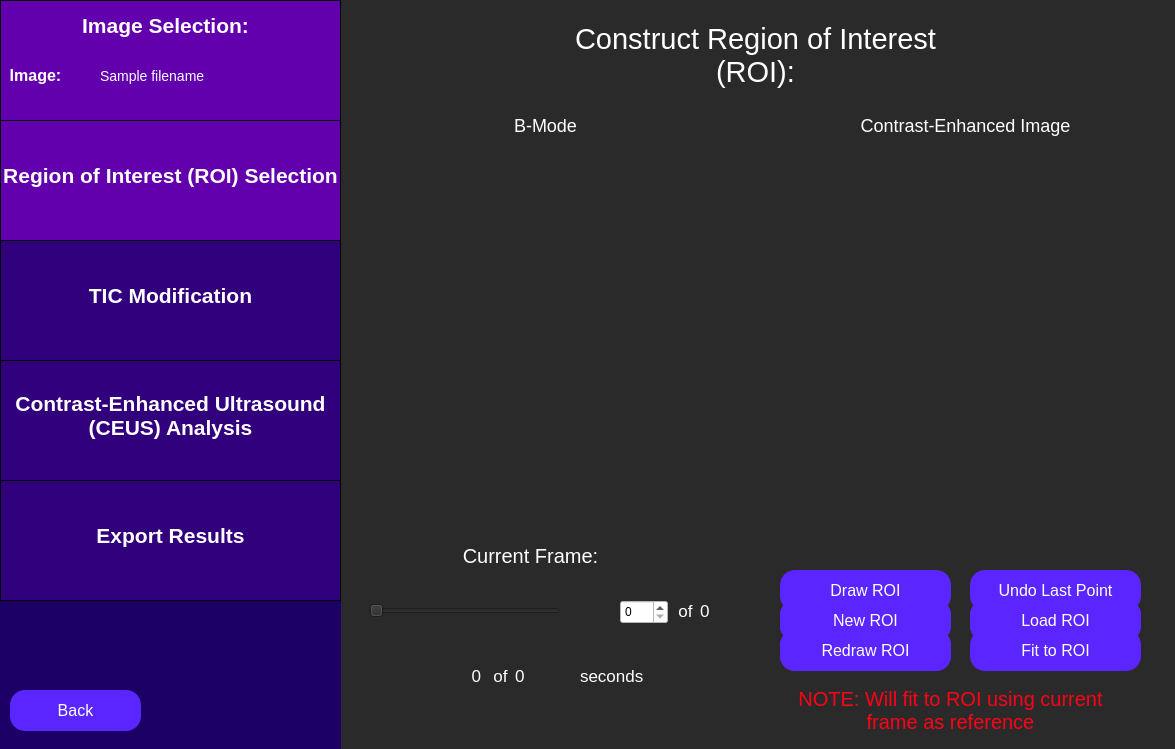
<?xml version="1.0" encoding="UTF-8"?>
<ui version="4.0">
 <class>constructRoi</class>
 <widget class="QWidget" name="constructRoi">
  <property name="geometry">
   <rect>
    <x>0</x>
    <y>0</y>
    <width>1175</width>
    <height>749</height>
   </rect>
  </property>
  <property name="windowTitle">
   <string>Select Region of Interest</string>
  </property>
  <property name="styleSheet">
   <string notr="true">QWidget {
	background: rgb(42, 42, 42);
}</string>
  </property>
  <widget class="QLabel" name="axialPlaneLabel">
   <property name="geometry">
    <rect>
     <x>410</x>
     <y>100</y>
     <width>271</width>
     <height>51</height>
    </rect>
   </property>
   <property name="styleSheet">
    <string notr="true">QLabel {
	font-size: 18px;
	color: rgb(255, 255, 255);
	background-color: rgba(255, 255, 255, 0);
}</string>
   </property>
   <property name="text">
    <string>B-Mode</string>
   </property>
   <property name="alignment">
    <set>Qt::AlignCenter</set>
   </property>
   <property name="textInteractionFlags">
    <set>Qt::NoTextInteraction</set>
   </property>
  </widget>
  <widget class="QLabel" name="sagittalPlaneLabel">
   <property name="geometry">
    <rect>
     <x>830</x>
     <y>100</y>
     <width>271</width>
     <height>51</height>
    </rect>
   </property>
   <property name="styleSheet">
    <string notr="true">QLabel {
	font-size: 18px;
	color: rgb(255, 255, 255);
	background-color: rgba(255, 255, 255, 0);
}</string>
   </property>
   <property name="text">
    <string>Contrast-Enhanced Image</string>
   </property>
   <property name="alignment">
    <set>Qt::AlignCenter</set>
   </property>
   <property name="textInteractionFlags">
    <set>Qt::NoTextInteraction</set>
   </property>
  </widget>
  <widget class="QLabel" name="curSliceLabel">
   <property name="geometry">
    <rect>
     <x>350</x>
     <y>530</y>
     <width>361</width>
     <height>51</height>
    </rect>
   </property>
   <property name="styleSheet">
    <string notr="true">QLabel {
	font-size: 20px;
	color: rgb(255, 255, 255);
	background-color: rgba(255, 255, 255, 0);
}</string>
   </property>
   <property name="text">
    <string>Current Frame:</string>
   </property>
   <property name="textFormat">
    <enum>Qt::AutoText</enum>
   </property>
   <property name="scaledContents">
    <bool>false</bool>
   </property>
   <property name="alignment">
    <set>Qt::AlignCenter</set>
   </property>
   <property name="wordWrap">
    <bool>true</bool>
   </property>
  </widget>
  <widget class="QSlider" name="curSliceSlider">
   <property name="geometry">
    <rect>
     <x>369</x>
     <y>590</y>
     <width>191</width>
     <height>41</height>
    </rect>
   </property>
   <property name="orientation">
    <enum>Qt::Horizontal</enum>
   </property>
  </widget>
  <widget class="QLabel" name="curSliceOfLabel">
   <property name="geometry">
    <rect>
     <x>665</x>
     <y>595</y>
     <width>41</width>
     <height>31</height>
    </rect>
   </property>
   <property name="styleSheet">
    <string notr="true">QLabel {
	font-size: 17px;
	color: rgb(255, 255, 255);
	background-color: rgba(255, 255, 255, 0);
}</string>
   </property>
   <property name="text">
    <string>of</string>
   </property>
   <property name="alignment">
    <set>Qt::AlignCenter</set>
   </property>
   <property name="textInteractionFlags">
    <set>Qt::NoTextInteraction</set>
   </property>
  </widget>
  <widget class="QLabel" name="curSliceTotal">
   <property name="geometry">
    <rect>
     <x>700</x>
     <y>595</y>
     <width>61</width>
     <height>31</height>
    </rect>
   </property>
   <property name="styleSheet">
    <string notr="true">QLabel {
	font-size: 17px;
	color: rgb(255, 255, 255);
	background-color: rgba(255, 255, 255, 0);
}</string>
   </property>
   <property name="text">
    <string>0</string>
   </property>
   <property name="alignment">
    <set>Qt::AlignLeading|Qt::AlignLeft|Qt::AlignVCenter</set>
   </property>
   <property name="textInteractionFlags">
    <set>Qt::NoTextInteraction</set>
   </property>
  </widget>
  <widget class="QWidget" name="sidebar" native="true">
   <property name="geometry">
    <rect>
     <x>0</x>
     <y>0</y>
     <width>341</width>
     <height>751</height>
    </rect>
   </property>
   <property name="toolTip">
    <string>&lt;html&gt;&lt;head/&gt;&lt;body&gt;&lt;p&gt;&lt;br/&gt;&lt;/p&gt;&lt;/body&gt;&lt;/html&gt;</string>
   </property>
   <property name="styleSheet">
    <string notr="true">QWidget {
	background-color: rgb(28, 0, 101);
}</string>
   </property>
   <widget class="QFrame" name="imageSelectionSidebar">
    <property name="geometry">
     <rect>
      <x>0</x>
      <y>0</y>
      <width>341</width>
      <height>121</height>
     </rect>
    </property>
    <property name="styleSheet">
     <string notr="true">QFrame {
	background-color: rgb(99, 0, 174);
	border: 1px solid black;
}</string>
    </property>
    <property name="frameShape">
     <enum>QFrame::StyledPanel</enum>
    </property>
    <property name="frameShadow">
     <enum>QFrame::Raised</enum>
    </property>
    <widget class="QLabel" name="imageSelectionLabelSidebar">
     <property name="geometry">
      <rect>
       <x>70</x>
       <y>0</y>
       <width>191</width>
       <height>51</height>
      </rect>
     </property>
     <property name="styleSheet">
      <string notr="true">QLabel {
	font-size: 21px;
	color: rgb(255, 255, 255);
	background-color: rgba(255, 255, 255, 0);
	border: 0px;
	font-weight: bold;
}</string>
     </property>
     <property name="text">
      <string>Image Selection:</string>
     </property>
     <property name="alignment">
      <set>Qt::AlignCenter</set>
     </property>
    </widget>
    <widget class="QLabel" name="imageLabel">
     <property name="geometry">
      <rect>
       <x>-60</x>
       <y>50</y>
       <width>191</width>
       <height>51</height>
      </rect>
     </property>
     <property name="styleSheet">
      <string notr="true">QLabel {
	font-size: 16px;
	color: rgb(255, 255, 255);
	background-color: rgba(255, 255, 255, 0);
	border: 0px;
	font-weight: bold;
}</string>
     </property>
     <property name="text">
      <string>Image:</string>
     </property>
     <property name="alignment">
      <set>Qt::AlignCenter</set>
     </property>
    </widget>
    <widget class="QLabel" name="imagePathInput">
     <property name="geometry">
      <rect>
       <x>100</x>
       <y>50</y>
       <width>241</width>
       <height>51</height>
      </rect>
     </property>
     <property name="styleSheet">
      <string notr="true">QLabel {
	font-size: 14px;
	color: rgb(255, 255, 255);
	background-color: rgba(255, 255, 255, 0);
	border: 0px;
}</string>
     </property>
     <property name="text">
      <string>Sample filename </string>
     </property>
     <property name="alignment">
      <set>Qt::AlignLeading|Qt::AlignLeft|Qt::AlignVCenter</set>
     </property>
    </widget>
   </widget>
   <widget class="QFrame" name="roiSidebar">
    <property name="geometry">
     <rect>
      <x>0</x>
      <y>120</y>
      <width>341</width>
      <height>121</height>
     </rect>
    </property>
    <property name="styleSheet">
     <string notr="true">QFrame {
	background-color: rgb(99, 0, 174);
	border: 1px solid black;
}</string>
    </property>
    <property name="frameShape">
     <enum>QFrame::StyledPanel</enum>
    </property>
    <property name="frameShadow">
     <enum>QFrame::Raised</enum>
    </property>
    <widget class="QLabel" name="roiSidebarLabel">
     <property name="geometry">
      <rect>
       <x>0</x>
       <y>30</y>
       <width>341</width>
       <height>51</height>
      </rect>
     </property>
     <property name="styleSheet">
      <string notr="true">QLabel {
	font-size: 21px;
	color: rgb(255, 255, 255);
	background-color: rgba(255, 255, 255, 0);
	border: 0px;
	font-weight: bold;
}</string>
     </property>
     <property name="text">
      <string>Region of Interest (ROI) Selection</string>
     </property>
     <property name="alignment">
      <set>Qt::AlignCenter</set>
     </property>
    </widget>
   </widget>
   <widget class="QFrame" name="rfAnalysisSidebar">
    <property name="geometry">
     <rect>
      <x>0</x>
      <y>480</y>
      <width>341</width>
      <height>121</height>
     </rect>
    </property>
    <property name="styleSheet">
     <string notr="true">QFrame {
	background-color:  rgb(49, 0, 124);
	border: 1px solid black;
}</string>
    </property>
    <property name="frameShape">
     <enum>QFrame::StyledPanel</enum>
    </property>
    <property name="frameShadow">
     <enum>QFrame::Raised</enum>
    </property>
    <widget class="QLabel" name="rfAnalysisLabel">
     <property name="geometry">
      <rect>
       <x>0</x>
       <y>30</y>
       <width>341</width>
       <height>51</height>
      </rect>
     </property>
     <property name="styleSheet">
      <string notr="true">QLabel {
	font-size: 21px;
	color: rgb(255, 255, 255);
	background-color: rgba(255, 255, 255, 0);
	border: 0px;
	font-weight: bold;
}</string>
     </property>
     <property name="text">
      <string>Export Results</string>
     </property>
     <property name="alignment">
      <set>Qt::AlignCenter</set>
     </property>
    </widget>
   </widget>
   <widget class="QFrame" name="ticAnalysisSidebar">
    <property name="geometry">
     <rect>
      <x>0</x>
      <y>360</y>
      <width>341</width>
      <height>121</height>
     </rect>
    </property>
    <property name="styleSheet">
     <string notr="true">QFrame {
	background-color:  rgb(49, 0, 124);
	border: 1px solid black;
}</string>
    </property>
    <property name="frameShape">
     <enum>QFrame::StyledPanel</enum>
    </property>
    <property name="frameShadow">
     <enum>QFrame::Raised</enum>
    </property>
    <widget class="QLabel" name="ticAnalysisLabel">
     <property name="geometry">
      <rect>
       <x>0</x>
       <y>30</y>
       <width>341</width>
       <height>51</height>
      </rect>
     </property>
     <property name="styleSheet">
      <string notr="true">QLabel {
	font-size: 21px;
	color: rgb(255, 255, 255);
	background-color: rgba(255, 255, 255, 0);
	border: 0px;
	font-weight: bold;
}</string>
     </property>
     <property name="text">
      <string>Contrast-Enhanced Ultrasound
(CEUS) Analysis</string>
     </property>
     <property name="alignment">
      <set>Qt::AlignCenter</set>
     </property>
    </widget>
   </widget>
  </widget>
  <widget class="QFrame" name="analysisParamsSidebar">
   <property name="geometry">
    <rect>
     <x>0</x>
     <y>240</y>
     <width>341</width>
     <height>121</height>
    </rect>
   </property>
   <property name="styleSheet">
    <string notr="true">QFrame {
	background-color: rgb(49, 0, 124);
	border: 1px solid black;
}</string>
   </property>
   <property name="frameShape">
    <enum>QFrame::StyledPanel</enum>
   </property>
   <property name="frameShadow">
    <enum>QFrame::Raised</enum>
   </property>
   <widget class="QLabel" name="analysisParamsLabel">
    <property name="geometry">
     <rect>
      <x>0</x>
      <y>30</y>
      <width>341</width>
      <height>51</height>
     </rect>
    </property>
    <property name="styleSheet">
     <string notr="true">QLabel {
	font-size: 21px;
	color: rgb(255, 255, 255);
	background-color: rgba(255, 255, 255, 0);
	border: 0px;
	font-weight:bold;
}</string>
    </property>
    <property name="text">
     <string>TIC Modification</string>
    </property>
    <property name="alignment">
     <set>Qt::AlignCenter</set>
    </property>
   </widget>
  </widget>
  <widget class="QLabel" name="bmodePlane">
   <property name="geometry">
    <rect>
     <x>360</x>
     <y>150</y>
     <width>381</width>
     <height>351</height>
    </rect>
   </property>
   <property name="text">
    <string/>
   </property>
  </widget>
  <widget class="QLabel" name="bmodeMaskLayer">
   <property name="geometry">
    <rect>
     <x>360</x>
     <y>150</y>
     <width>381</width>
     <height>351</height>
    </rect>
   </property>
   <property name="styleSheet">
    <string notr="true">QLabel {
	background-color: transparent;
}</string>
   </property>
   <property name="text">
    <string/>
   </property>
  </widget>
  <widget class="QLabel" name="cePlane">
   <property name="geometry">
    <rect>
     <x>770</x>
     <y>150</y>
     <width>381</width>
     <height>351</height>
    </rect>
   </property>
   <property name="text">
    <string/>
   </property>
  </widget>
  <widget class="QLabel" name="mcBmodeDisplayLabel">
   <property name="geometry">
    <rect>
     <x>360</x>
     <y>150</y>
     <width>381</width>
     <height>351</height>
    </rect>
   </property>
   <property name="styleSheet">
    <string notr="true">QLabel {
	background-color: transparent;
}</string>
   </property>
   <property name="text">
    <string/>
   </property>
  </widget>
  <widget class="QLabel" name="ceMaskLayer">
   <property name="geometry">
    <rect>
     <x>770</x>
     <y>150</y>
     <width>381</width>
     <height>351</height>
    </rect>
   </property>
   <property name="styleSheet">
    <string notr="true">QLabel {
	background-color: transparent;
}</string>
   </property>
   <property name="text">
    <string/>
   </property>
  </widget>
  <widget class="QLabel" name="mcCeDisplayLabel">
   <property name="geometry">
    <rect>
     <x>770</x>
     <y>150</y>
     <width>381</width>
     <height>351</height>
    </rect>
   </property>
   <property name="styleSheet">
    <string notr="true">QLabel {
	background-color: transparent;
}</string>
   </property>
   <property name="text">
    <string/>
   </property>
  </widget>
  <widget class="QPushButton" name="backButton">
   <property name="geometry">
    <rect>
     <x>10</x>
     <y>690</y>
     <width>131</width>
     <height>41</height>
    </rect>
   </property>
   <property name="styleSheet">
    <string notr="true">QPushButton {
	color: white;
	font-size: 16px;
	background: rgb(90, 37, 255);
	border-radius: 15px;
}</string>
   </property>
   <property name="text">
    <string>Back</string>
   </property>
  </widget>
  <widget class="QSpinBox" name="curSliceSpinBox">
   <property name="geometry">
    <rect>
     <x>620</x>
     <y>600</y>
     <width>48</width>
     <height>24</height>
    </rect>
   </property>
   <property name="styleSheet">
    <string notr="true">QSpinBox {
	background: white;
	color: black;
}</string>
   </property>
  </widget>
  <widget class="QLabel" name="curSliceOfLabel_2">
   <property name="geometry">
    <rect>
     <x>480</x>
     <y>660</y>
     <width>41</width>
     <height>31</height>
    </rect>
   </property>
   <property name="styleSheet">
    <string notr="true">QLabel {
	font-size: 17px;
	color: rgb(255, 255, 255);
	background-color: rgba(255, 255, 255, 0);
}</string>
   </property>
   <property name="text">
    <string>of</string>
   </property>
   <property name="alignment">
    <set>Qt::AlignCenter</set>
   </property>
   <property name="textInteractionFlags">
    <set>Qt::NoTextInteraction</set>
   </property>
  </widget>
  <widget class="QLabel" name="totalSecondsLabel">
   <property name="geometry">
    <rect>
     <x>515</x>
     <y>660</y>
     <width>61</width>
     <height>31</height>
    </rect>
   </property>
   <property name="styleSheet">
    <string notr="true">QLabel {
	font-size: 17px;
	color: rgb(255, 255, 255);
	background-color: rgba(255, 255, 255, 0);
}</string>
   </property>
   <property name="text">
    <string>0</string>
   </property>
   <property name="alignment">
    <set>Qt::AlignLeading|Qt::AlignLeft|Qt::AlignVCenter</set>
   </property>
   <property name="textInteractionFlags">
    <set>Qt::NoTextInteraction</set>
   </property>
  </widget>
  <widget class="QLabel" name="curSecondLabel">
   <property name="geometry">
    <rect>
     <x>420</x>
     <y>660</y>
     <width>61</width>
     <height>31</height>
    </rect>
   </property>
   <property name="styleSheet">
    <string notr="true">QLabel {
	font-size: 17px;
	color: rgb(255, 255, 255);
	background-color: rgba(255, 255, 255, 0);
}</string>
   </property>
   <property name="text">
    <string>0</string>
   </property>
   <property name="alignment">
    <set>Qt::AlignRight|Qt::AlignTrailing|Qt::AlignVCenter</set>
   </property>
   <property name="textInteractionFlags">
    <set>Qt::NoTextInteraction</set>
   </property>
  </widget>
  <widget class="QLabel" name="secondsLabel">
   <property name="geometry">
    <rect>
     <x>580</x>
     <y>660</y>
     <width>81</width>
     <height>31</height>
    </rect>
   </property>
   <property name="styleSheet">
    <string notr="true">QLabel {
	font-size: 17px;
	color: rgb(255, 255, 255);
	background-color: rgba(255, 255, 255, 0);
}</string>
   </property>
   <property name="text">
    <string>seconds</string>
   </property>
   <property name="alignment">
    <set>Qt::AlignLeading|Qt::AlignLeft|Qt::AlignVCenter</set>
   </property>
   <property name="textInteractionFlags">
    <set>Qt::NoTextInteraction</set>
   </property>
  </widget>
  <widget class="QLabel" name="constructRoiLabel">
   <property name="geometry">
    <rect>
     <x>540</x>
     <y>-10</y>
     <width>431</width>
     <height>131</height>
    </rect>
   </property>
   <property name="styleSheet">
    <string notr="true">QLabel {
	font-size: 29px;
	color: rgb(255, 255, 255);
	background-color: rgba(255, 255, 255, 0);
}</string>
   </property>
   <property name="text">
    <string>Construct Region of Interest (ROI):</string>
   </property>
   <property name="textFormat">
    <enum>Qt::AutoText</enum>
   </property>
   <property name="scaledContents">
    <bool>false</bool>
   </property>
   <property name="alignment">
    <set>Qt::AlignCenter</set>
   </property>
   <property name="wordWrap">
    <bool>true</bool>
   </property>
  </widget>
  <widget class="QPushButton" name="undoLastPtButton">
   <property name="geometry">
    <rect>
     <x>970</x>
     <y>570</y>
     <width>171</width>
     <height>41</height>
    </rect>
   </property>
   <property name="styleSheet">
    <string notr="true">QPushButton {
	color: white;
	font-size: 16px;
	background: rgb(90, 37, 255);
	border-radius: 15px;
}</string>
   </property>
   <property name="text">
    <string>Undo Last Point</string>
   </property>
   <property name="checkable">
    <bool>false</bool>
   </property>
  </widget>
  <widget class="QPushButton" name="closeRoiButton">
   <property name="geometry">
    <rect>
     <x>780</x>
     <y>630</y>
     <width>171</width>
     <height>41</height>
    </rect>
   </property>
   <property name="styleSheet">
    <string notr="true">QPushButton {
	color: white;
	font-size: 16px;
	background: rgb(90, 37, 255);
	border-radius: 15px;
}</string>
   </property>
   <property name="text">
    <string>Close ROI</string>
   </property>
   <property name="checkable">
    <bool>false</bool>
   </property>
  </widget>
  <widget class="QPushButton" name="redrawRoiButton">
   <property name="geometry">
    <rect>
     <x>780</x>
     <y>630</y>
     <width>171</width>
     <height>41</height>
    </rect>
   </property>
   <property name="styleSheet">
    <string notr="true">QPushButton {
	color: white;
	font-size: 16px;
	background: rgb(90, 37, 255);
	border-radius: 15px;
}</string>
   </property>
   <property name="text">
    <string>Redraw ROI</string>
   </property>
   <property name="checkable">
    <bool>false</bool>
   </property>
  </widget>
  <widget class="QPushButton" name="drawRoiButton">
   <property name="geometry">
    <rect>
     <x>780</x>
     <y>570</y>
     <width>171</width>
     <height>41</height>
    </rect>
   </property>
   <property name="styleSheet">
    <string notr="true">QPushButton {
	color: white;
	font-size: 16px;
	background: rgb(90, 37, 255);
	border-radius: 15px;
}
QPushButton:checked {
	color:white; 
	font-size: 16px;
	background: rgb(45, 0, 110);
	border-radius: 15px;
}
</string>
   </property>
   <property name="text">
    <string>Draw ROI</string>
   </property>
   <property name="checkable">
    <bool>true</bool>
   </property>
   <property name="checked">
    <bool>false</bool>
   </property>
  </widget>
  <widget class="QPushButton" name="fitToRoiButton">
   <property name="geometry">
    <rect>
     <x>970</x>
     <y>630</y>
     <width>171</width>
     <height>41</height>
    </rect>
   </property>
   <property name="styleSheet">
    <string notr="true">QPushButton {
	color: white;
	font-size: 16px;
	background: rgb(90, 37, 255);
	border-radius: 15px;
}</string>
   </property>
   <property name="text">
    <string>Fit to ROI</string>
   </property>
   <property name="checkable">
    <bool>false</bool>
   </property>
  </widget>
  <widget class="QPushButton" name="acceptGeneratedRoiButton">
   <property name="geometry">
    <rect>
     <x>970</x>
     <y>600</y>
     <width>171</width>
     <height>41</height>
    </rect>
   </property>
   <property name="styleSheet">
    <string notr="true">QPushButton {
	color: white;
	font-size: 16px;
	background: rgb(90, 37, 255);
	border-radius: 15px;
}</string>
   </property>
   <property name="text">
    <string>Accept Generated ROI</string>
   </property>
   <property name="checkable">
    <bool>true</bool>
   </property>
   <property name="checked">
    <bool>false</bool>
   </property>
  </widget>
  <widget class="QLabel" name="roiFitNoteLabel">
   <property name="geometry">
    <rect>
     <x>780</x>
     <y>690</y>
     <width>341</width>
     <height>41</height>
    </rect>
   </property>
   <property name="styleSheet">
    <string notr="true">QLabel {
	color: rgb(255, 0, 23);
	font-size: 20px;
	background-color: rgba(255, 255, 255, 0);
}</string>
   </property>
   <property name="text">
    <string>NOTE: Will fit to ROI using current
frame as reference</string>
   </property>
   <property name="alignment">
    <set>Qt::AlignCenter</set>
   </property>
  </widget>
  <widget class="QLabel" name="bmodeCoverLabel">
   <property name="geometry">
    <rect>
     <x>360</x>
     <y>150</y>
     <width>381</width>
     <height>351</height>
    </rect>
   </property>
   <property name="styleSheet">
    <string notr="true">QLabel {
	background-color: transparent;
}</string>
   </property>
   <property name="text">
    <string/>
   </property>
  </widget>
  <widget class="QLabel" name="ceCoverLabel">
   <property name="geometry">
    <rect>
     <x>770</x>
     <y>150</y>
     <width>381</width>
     <height>351</height>
    </rect>
   </property>
   <property name="styleSheet">
    <string notr="true">QLabel {
	background-color: transparent;
}</string>
   </property>
   <property name="text">
    <string/>
   </property>
  </widget>
  <widget class="QPushButton" name="undoRoiButton">
   <property name="geometry">
    <rect>
     <x>780</x>
     <y>600</y>
     <width>171</width>
     <height>41</height>
    </rect>
   </property>
   <property name="styleSheet">
    <string notr="true">QPushButton {
	color: white;
	font-size: 16px;
	background: rgb(90, 37, 255);
	border-radius: 15px;
}
</string>
   </property>
   <property name="text">
    <string>Undo</string>
   </property>
   <property name="checkable">
    <bool>true</bool>
   </property>
   <property name="checked">
    <bool>false</bool>
   </property>
  </widget>
  <widget class="QPushButton" name="newRoiButton">
   <property name="geometry">
    <rect>
     <x>780</x>
     <y>600</y>
     <width>171</width>
     <height>41</height>
    </rect>
   </property>
   <property name="styleSheet">
    <string notr="true">QPushButton {
	color: white;
	font-size: 16px;
	background: rgb(90, 37, 255);
	border-radius: 15px;
}
</string>
   </property>
   <property name="text">
    <string>New ROI</string>
   </property>
   <property name="checkable">
    <bool>true</bool>
   </property>
   <property name="checked">
    <bool>false</bool>
   </property>
  </widget>
  <widget class="QPushButton" name="loadRoiButton">
   <property name="geometry">
    <rect>
     <x>970</x>
     <y>600</y>
     <width>171</width>
     <height>41</height>
    </rect>
   </property>
   <property name="styleSheet">
    <string notr="true">QPushButton {
	color: white;
	font-size: 16px;
	background: rgb(90, 37, 255);
	border-radius: 15px;
}
</string>
   </property>
   <property name="text">
    <string>Load ROI</string>
   </property>
   <property name="checkable">
    <bool>true</bool>
   </property>
   <property name="checked">
    <bool>false</bool>
   </property>
  </widget>
 </widget>
 <resources/>
 <connections/>
</ui>
